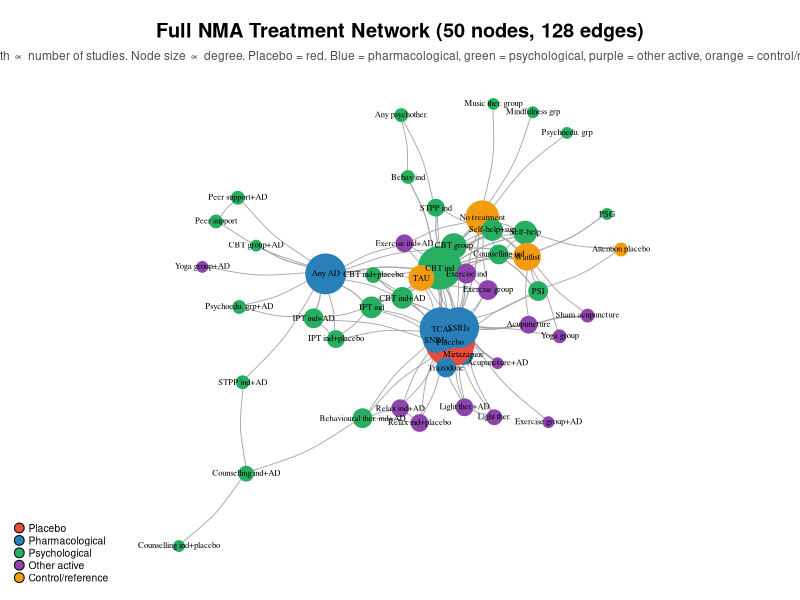
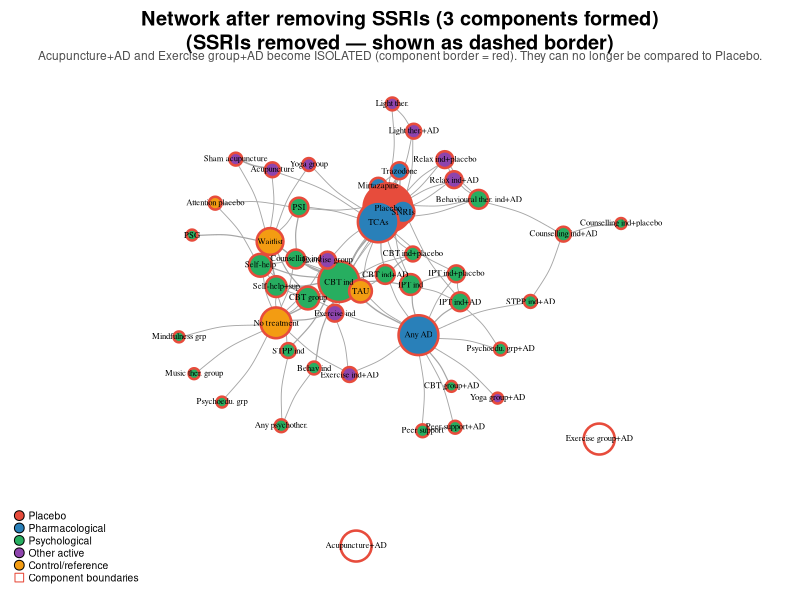
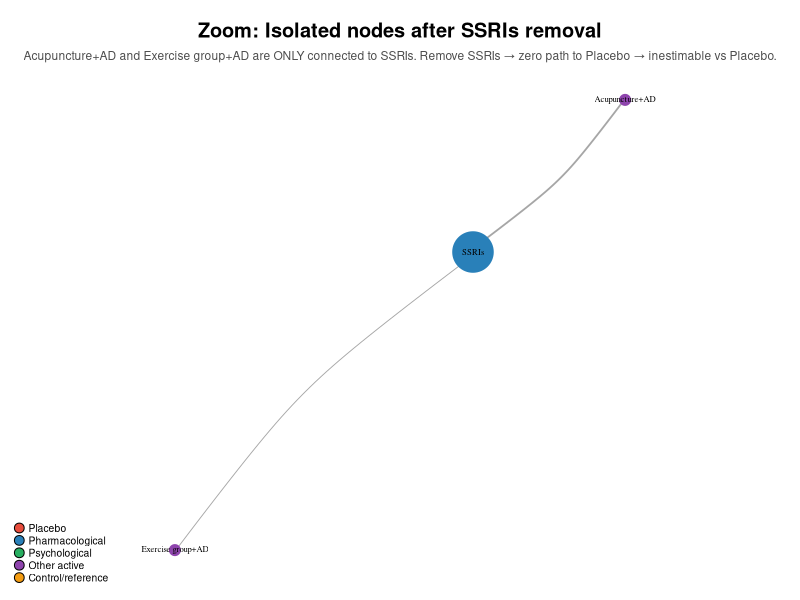
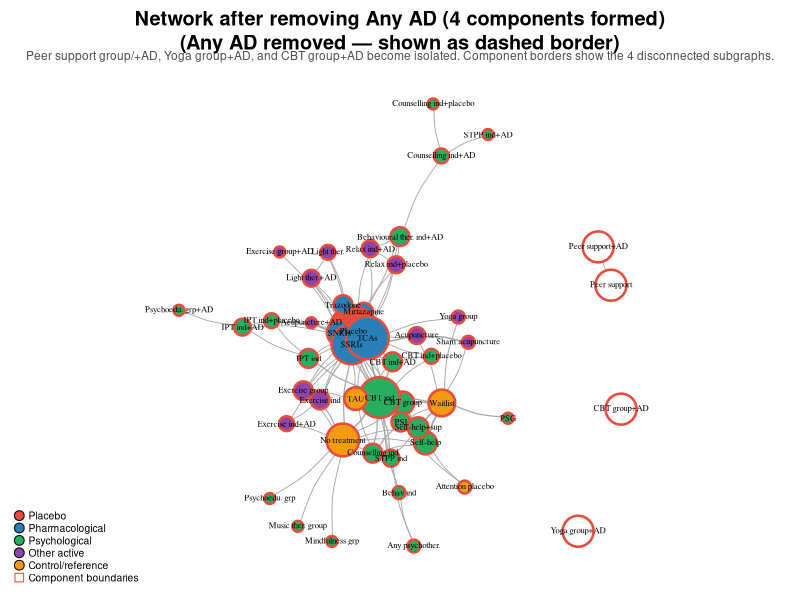
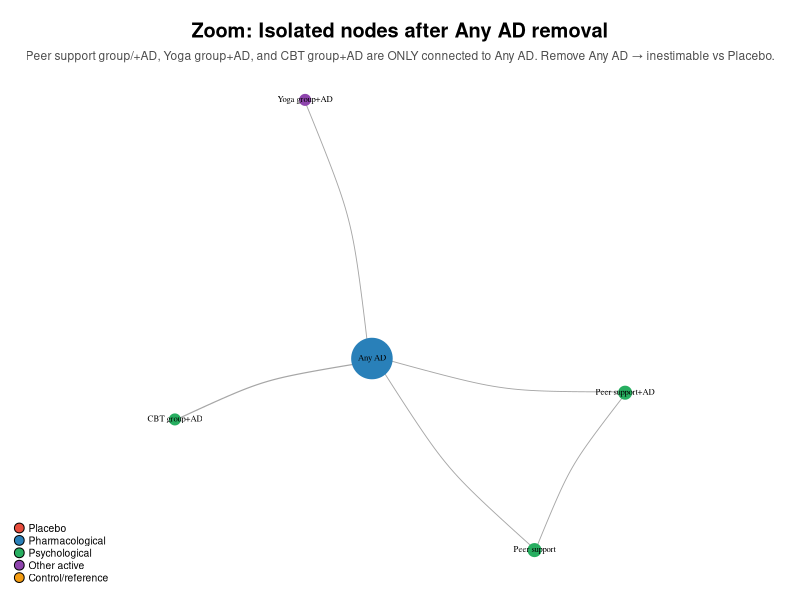

The R source for these figures, in order:
# =============================================================================
# Network Component Visualisation
# =============================================================================
# Builds the NMA treatment network from the raw study data and shows:
#   1. The full connected network (all 50 treatments)
#   2. Components formed after removing SSRIs  (→ 3 components)
#   3. Components formed after removing Any AD (→ 4 components)
#
# Critically illustrates that removing SSRIs fully disconnects
# Acupuncture + AD and Exercise group + AD from Placebo, making their
# vs-Placebo estimates inestimable without indirect evidence.
#
# Input files (working directory):
#   - gemtc_data_ab_strict_standardized_safe_ids.csv
#   - treatment_legend.csv
#   - giant_component_reliance.csv
#   - bayes_relative_effects_vs_placebo_main_labeled.csv
#
# Output: network_component_plots.pdf (5 pages)
# =============================================================================

library(igraph)
library(dplyr)
library(stringr)
library(ggplot2)
library(scales)

OUTPUT_PDF <- "network_component_plots.pdf"

# ── 0. Helper: short label for long treatment names ───────────────────────────

shorten <- function(x) {
  x <- gsub("Cognitive and cognitive behavioural therapies", "CBT", x)
  x <- gsub("Interpersonal psychotherapy \\(IPT\\)", "IPT", x)
  x <- gsub("Short-term psychodynamic psychotherapies", "STPP", x)
  x <- gsub("individual", "ind", x)
  x <- gsub("therapies", "ther.", x)
  x <- gsub("therapy", "ther.", x)
  x <- gsub(" \\+ AD$", "+AD", x)
  x <- gsub(" \\+ placebo$", "+placebo", x)
  x <- gsub("Behavioural ther. ind \\+ AD", "Behav ind+AD", x)
  x <- gsub("Behavioural ther. ind$", "Behav ind", x)
  x <- gsub("Mindfulness or meditation group", "Mindfulness grp", x)
  x <- gsub("Psychoeducation group", "Psychoedu. grp", x)
  x <- gsub("Problem solving ind", "PSI", x)
  x <- gsub("Problem solving group", "PSG", x)
  x <- gsub("Peer support group", "Peer support", x)
  x <- gsub("Self-help with support", "Self-help+sup", x)
  x <- gsub("Relaxation ind", "Relax ind", x)
  str_squish(x)
}

# ── 1. Load data and build edge list ─────────────────────────────────────────

gemtc  <- read.csv("gemtc_data_ab_strict_standardized_safe_ids.csv",
                   stringsAsFactors = FALSE)
legend <- read.csv("treatment_legend.csv", stringsAsFactors = FALSE)
bayes  <- read.csv("bayes_relative_effects_vs_placebo_main_labeled.csv",
                   sep = ";", stringsAsFactors = FALSE)

# Map treatment IDs to class names
id_to_name <- setNames(legend$class, legend$treatment_id)

# Build edge list: each study that tests ≥2 treatments contributes edges
edges_df <- gemtc %>%
  mutate(trt_name = id_to_name[treatment]) %>%
  group_by(study) %>%
  summarise(treatments = list(unique(trt_name)), .groups = "drop") %>%
  rowwise() %>%
  do({
    treats <- sort(unlist(.$treatments))
    if (length(treats) >= 2) {
      pairs <- combn(treats, 2)
      data.frame(
        from  = pairs[1, ],
        to    = pairs[2, ],
        study = .$study,
        stringsAsFactors = FALSE
      )
    } else {
      data.frame(from = character(0), to = character(0),
                 study = character(0))
    }
  }) %>%
  ungroup()

# Aggregate: count studies per edge
edge_weights <- edges_df %>%
  group_by(from, to) %>%
  summarise(n_studies = n(), .groups = "drop")

cat(sprintf("Full network: %d nodes, %d edges, %d studies\n",
            length(unique(c(edge_weights$from, edge_weights$to))),
            nrow(edge_weights),
            nrow(gemtc) / 2  # approximate
))

# ── 2. Build igraph objects ───────────────────────────────────────────────────

build_graph <- function(vertices, edge_tbl) {
  # Keep only edges where both endpoints are in vertices
  e <- edge_tbl %>%
    filter(from %in% vertices, to %in% vertices)
  g <- graph_from_data_frame(
    d        = e[, c("from", "to", "n_studies")],
    directed = FALSE,
    vertices = data.frame(name = vertices, stringsAsFactors = FALSE)
  )
  E(g)$weight <- E(g)$n_studies
  g
}

all_nodes <- unique(c(edge_weights$from, edge_weights$to))
g_full    <- build_graph(all_nodes, edge_weights)

# Remove SSRIs
g_no_ssri <- build_graph(all_nodes[all_nodes != "SSRIs"], edge_weights)

# Remove Any AD
g_no_anyad <- build_graph(all_nodes[all_nodes != "Any AD"], edge_weights)

cat(sprintf("Full graph components:         %d\n", components(g_full)$no))
cat(sprintf("After removing SSRIs:          %d components\n",
            components(g_no_ssri)$no))
cat(sprintf("After removing Any AD:         %d components\n",
            components(g_no_anyad)$no))

# ── 3. Colour / style helpers ─────────────────────────────────────────────────

# Category colours
PHARMA  <- c("SSRIs", "SNRIs", "TCAs", "Mirtazapine", "Trazodone",
             "Any AD")
PSYCH   <- c("Cognitive and cognitive behavioural therapies individual",
             "Cognitive and cognitive behavioural therapies group",
             "Cognitive and cognitive behavioural therapies individual + AD",
             "Cognitive and cognitive behavioural therapies group + AD",
             "Cognitive and cognitive behavioural therapies individual + placebo",
             "Interpersonal psychotherapy (IPT) individual",
             "Interpersonal psychotherapy (IPT) individual + AD",
             "Interpersonal psychotherapy (IPT) individual + placebo",
             "Short-term psychodynamic psychotherapies individual",
             "Short-term psychodynamic psychotherapies individual + AD",
             "Behavioural therapies individual",
             "Behavioural therapies individual + AD",
             "Counselling individual",
             "Counselling individual + AD",
             "Counselling individual + placebo",
             "Problem solving individual",
             "Problem solving group",
             "Self-help",
             "Self-help with support",
             "Any psychotherapy",
             "Mindfulness or meditation group",
             "Music therapy group",
             "Psychoeducation group",
             "Psychoeducation group + AD",
             "Peer support group",
             "Peer support group + AD")
ACTIVE  <- c("Exercise group", "Exercise group + AD",
             "Exercise individual", "Exercise individual + AD",
             "Light therapy", "Light therapy + AD",
             "Yoga group", "Yoga group + AD",
             "Acupuncture", "Acupuncture + AD",
             "Relaxation individual + AD",
             "Relaxation individual + placebo",
             "Sham acupuncture")
CTRL    <- c("Placebo", "Waitlist", "No treatment", "TAU",
             "Attention placebo")

node_colour <- function(name) {
  case_when(
    name == "Placebo"             ~ "#e74c3c",   # red
    name %in% PHARMA              ~ "#2980b9",   # blue
    name %in% PSYCH               ~ "#27ae60",   # green
    name %in% ACTIVE              ~ "#8e44ad",   # purple
    name %in% CTRL                ~ "#f39c12",   # orange
    TRUE                          ~ "grey70"
  )
}

# ── 4. Plot function ──────────────────────────────────────────────────────────

plot_graph <- function(g, title, subtitle = "",
                       removed_node = NULL,
                       highlight_isolated = NULL) {

  vnames   <- V(g)$name
  n        <- vcount(g)
  comps    <- components(g)

  # Assign component membership colour overlay (for split plots)
  comp_id  <- comps$membership
  n_comp   <- comps$no

  # Base node colours by category
  vcols <- sapply(vnames, node_colour)

  # Node sizes: Placebo = 20, removed = 0 (not in graph), others by degree
  deg     <- degree(g)
  vsizes  <- ifelse(vnames == "Placebo", 22,
                    ifelse(vnames %in% c("SSRIs", "Any AD"), 18,
                           4 + deg * 0.9))

  # Edge widths
  ew <- E(g)$weight
  ewidths <- 0.4 + log1p(ew) * 0.7

  # Layout: use Fruchterman-Reingold with seed for reproducibility
  set.seed(42)
  if (n > 30) {
    lay <- layout_with_fr(g, weights = ew, niter = 1500)
  } else {
    lay <- layout_with_fr(g, niter = 1500)
  }

  # Component border colours (for split plots)
  comp_palette <- c("#e74c3c", "#2c3e50", "#1abc9c", "#e67e22",
                    "#9b59b6", "#f1c40f")
  vborder <- if (n_comp > 1) {
    comp_palette[comp_id]
  } else {
    vcols
  }

  # Short labels
  vlabels <- shorten(vnames)

  # Mark truly isolated / disconnected nodes
  if (!is.null(highlight_isolated)) {
    isolated_idx <- which(vnames %in% highlight_isolated)
    vcols[isolated_idx]  <- "white"
    vborder[isolated_idx] <- "#e74c3c"
    vsizes[isolated_idx] <- 14
  }

  # Mark removed node in title
  full_title <- title
  if (!is.null(removed_node))
    full_title <- paste0(title, "\n(", removed_node, " removed — shown as dashed border)")

  old_par <- par(mar = c(0.5, 0.5, 3, 0.5), bg = "white")
  on.exit(par(old_par))

  plot(g,
       layout            = lay,
       vertex.label      = vlabels,
       vertex.label.cex  = 0.52,
       vertex.label.color = "black",
       vertex.label.font  = 1,
       vertex.color      = vcols,
       vertex.frame.color = vborder,
       vertex.frame.width = ifelse(n_comp > 1, 2.5, 1),
       vertex.size       = vsizes,
       edge.width        = ewidths,
       edge.color        = "grey65",
       edge.curved       = 0.15,
       main              = full_title)

  if (nzchar(subtitle))
    mtext(subtitle, side = 3, line = -0.2, cex = 0.72, col = "grey30")

  # Legend
  legend("bottomleft",
         legend  = c("Placebo", "Pharmacological", "Psychological",
                     "Other active", "Control/reference",
                     if (n_comp > 1) "Component boundaries" else NULL),
         pch     = c(rep(21, 5), if (n_comp > 1) 22 else NULL),
         pt.bg   = c("#e74c3c", "#2980b9", "#27ae60", "#8e44ad",
                     "#f39c12", if (n_comp > 1) "white" else NULL),
         col     = c(rep("black", 5), if (n_comp > 1) "#e74c3c" else NULL),
         pt.cex  = 1.3,
         cex     = 0.62,
         bty     = "n",
         ncol    = 1)

  if (n_comp > 1) {
    # Annotate components
    for (ci in seq_len(n_comp)) {
      idx <- which(comp_id == ci)
      cx  <- mean(lay[idx, 1])
      cy  <- max(lay[idx, 2]) + 0.08
      size_lbl <- sprintf("Comp %d\n(n=%d)", ci, length(idx))
      text(cx, cy, size_lbl, cex = 0.62,
           col = comp_palette[ci], font = 2)
    }
  }

  invisible(NULL)
}

# ── 5. Write PDF ──────────────────────────────────────────────────────────────

cat("Generating plots …\n")

pdf(OUTPUT_PDF, width = 14, height = 11)

# Page 1: Full network
plot_graph(
  g_full,
  title    = "Full NMA Treatment Network (50 nodes, 128 edges)",
  subtitle = paste0(
    "Edge width ∝ number of studies. Node size ∝ degree. ",
    "Placebo = red. Blue = pharmacological, green = psychological, ",
    "purple = other active, orange = control/reference."
  )
)

# Page 2: After SSRIs removal — full picture showing all 3 components
plot_graph(
  g_no_ssri,
  title    = "Network after removing SSRIs (3 components formed)",
  subtitle = paste0(
    "Acupuncture+AD and Exercise group+AD become ISOLATED (component border = red). ",
    "They can no longer be compared to Placebo."
  ),
  removed_node       = "SSRIs",
  highlight_isolated = c("Acupuncture + AD", "Exercise group + AD")
)

# Page 3: Zoom on the isolated nodes — show only small components
iso_ssri <- c("Acupuncture + AD", "Exercise group + AD")
g_iso_ssri <- build_graph(
  c(iso_ssri, "SSRIs"),   # show them WITH SSRIs to explain the connection
  edge_weights
)
# Show explicitly what Acupuncture+AD and Exercise group+AD were connected to
plot_graph(
  g_iso_ssri,
  title    = "Zoom: Isolated nodes after SSRIs removal",
  subtitle = paste0(
    "Acupuncture+AD and Exercise group+AD are ONLY connected to SSRIs. ",
    "Remove SSRIs → zero path to Placebo → inestimable vs Placebo."
  )
)

# Page 4: After Any AD removal — 4 components
plot_graph(
  g_no_anyad,
  title    = "Network after removing Any AD (4 components formed)",
  subtitle = paste0(
    "Peer support group/+AD, Yoga group+AD, and CBT group+AD become isolated. ",
    "Component borders show the 4 disconnected subgraphs."
  ),
  removed_node       = "Any AD",
  highlight_isolated = c("Peer support group", "Peer support group + AD",
                          "Yoga group + AD",
                          "Cognitive and cognitive behavioural therapies group + AD")
)

# Page 5: Zoom on Any AD isolated nodes
iso_anyad <- c("Peer support group", "Peer support group + AD",
               "Yoga group + AD",
               "Cognitive and cognitive behavioural therapies group + AD",
               "Any AD")
g_iso_anyad <- build_graph(iso_anyad, edge_weights)
plot_graph(
  g_iso_anyad,
  title    = "Zoom: Isolated nodes after Any AD removal",
  subtitle = paste0(
    "Peer support group/+AD, Yoga group+AD, and CBT group+AD are ONLY ",
    "connected to Any AD. Remove Any AD → inestimable vs Placebo."
  )
)

dev.off()

cat(sprintf("Done. Plots written to '%s'.\n", OUTPUT_PDF))

# ── 6. Print summary table ────────────────────────────────────────────────────

cat("\n")
cat(strrep("=", 65), "\n")
cat("SUMMARY: Treatments that become inestimable vs Placebo\n")
cat(strrep("=", 65), "\n\n")

cat("After removing SSRIs (174 studies removed):\n")
cat("  The following treatments connect to the network ONLY via SSRIs\n")
cat("  and thus become completely disconnected from Placebo:\n\n")
for (t in iso_ssri)
  cat(sprintf("    %-45s (only connection: SSRIs)\n", t))

cat("\nAfter removing Any AD (studies removed):\n")
cat("  The following treatments connect to the network ONLY via Any AD\n")
cat("  and thus become completely disconnected from Placebo:\n\n")
for (t in iso_anyad[iso_anyad != "Any AD"])
  cat(sprintf("    %-45s (only connection: Any AD)\n", t))

cat("\n")
cat("Implication: In the LOTO analysis, the reported effect sizes for\n")
cat("these treatments after their anchor treatment is removed are NOT\n")
cat("based on genuine network paths — they reflect model extrapolation\n")
cat("or are explicitly marked inestimable. The NMA engine may set these\n")
cat("to NA or propagate large uncertainty. Always check estimable=TRUE.\n")
